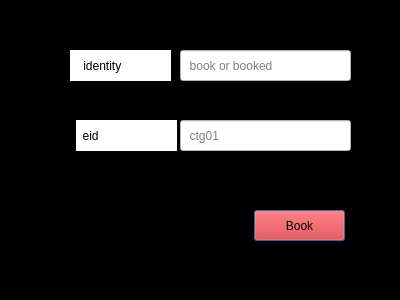
<?xml version="1.0" encoding="UTF-8"?>
<ui version="4.0">
 <class>resortbooksaintDialog</class>
 <widget class="QDialog" name="resortbooksaintDialog">
  <property name="geometry">
   <rect>
    <x>0</x>
    <y>0</y>
    <width>400</width>
    <height>300</height>
   </rect>
  </property>
  <property name="windowTitle">
   <string>Dialog</string>
  </property>
  <property name="styleSheet">
   <string notr="true">background:rgb(0, 0, 0)</string>
  </property>
  <widget class="QLabel" name="label_identityressaint">
   <property name="geometry">
    <rect>
     <x>70</x>
     <y>50</y>
     <width>101</width>
     <height>31</height>
    </rect>
   </property>
   <property name="styleSheet">
    <string notr="true">font: 75 10pt &quot;MS Shell Dlg 2&quot;;
background:rgb(255, 255, 255)</string>
   </property>
   <property name="text">
    <string>    identity</string>
   </property>
  </widget>
  <widget class="QLineEdit" name="lineEdit_eidressaint">
   <property name="geometry">
    <rect>
     <x>180</x>
     <y>120</y>
     <width>171</width>
     <height>31</height>
    </rect>
   </property>
   <property name="styleSheet">
    <string notr="true">font: 75 10pt &quot;MS Shell Dlg 2&quot;;
background:rgb(255, 255, 255)</string>
   </property>
   <property name="placeholderText">
    <string>  ctg01</string>
   </property>
  </widget>
  <widget class="QLineEdit" name="lineEdit_identityressaint">
   <property name="geometry">
    <rect>
     <x>180</x>
     <y>50</y>
     <width>171</width>
     <height>31</height>
    </rect>
   </property>
   <property name="styleSheet">
    <string notr="true">font: 10pt &quot;MS Shell Dlg 2&quot;;
background:rgb(255, 255, 255)</string>
   </property>
   <property name="placeholderText">
    <string>  book or booked</string>
   </property>
  </widget>
  <widget class="QPushButton" name="pushButton_identityressaint">
   <property name="geometry">
    <rect>
     <x>254</x>
     <y>210</y>
     <width>91</width>
     <height>31</height>
    </rect>
   </property>
   <property name="styleSheet">
    <string notr="true">font: 75 12pt &quot;MS Shell Dlg 2&quot;;
background:rgb(255, 0, 0)</string>
   </property>
   <property name="text">
    <string>Book</string>
   </property>
  </widget>
  <widget class="QLabel" name="label_eidressaint">
   <property name="geometry">
    <rect>
     <x>76</x>
     <y>120</y>
     <width>101</width>
     <height>31</height>
    </rect>
   </property>
   <property name="styleSheet">
    <string notr="true">font: 75 10pt &quot;MS Shell Dlg 2&quot;;
background:rgb(255, 255, 255)</string>
   </property>
   <property name="text">
    <string>  eid</string>
   </property>
  </widget>
 </widget>
 <resources/>
 <connections/>
</ui>
